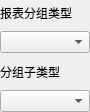
<?xml version="1.0" encoding="UTF-8"?>
<ui version="4.0">
 <class>w_rpt_report_frame_dishsale</class>
 <widget class="QWidget" name="w_rpt_report_frame_dishsale">
  <property name="geometry">
   <rect>
    <x>0</x>
    <y>0</y>
    <width>90</width>
    <height>112</height>
   </rect>
  </property>
  <property name="windowTitle">
   <string>Form</string>
  </property>
  <layout class="QGridLayout" name="gridLayout">
   <property name="leftMargin">
    <number>0</number>
   </property>
   <property name="topMargin">
    <number>0</number>
   </property>
   <property name="rightMargin">
    <number>0</number>
   </property>
   <property name="bottomMargin">
    <number>0</number>
   </property>
   <item row="2" column="0">
    <widget class="QLabel" name="label_group_2">
     <property name="text">
      <string>分组子类型</string>
     </property>
    </widget>
   </item>
   <item row="1" column="0" colspan="2">
    <widget class="lds_ComboBox" name="comboBox_group"/>
   </item>
   <item row="0" column="0" colspan="2">
    <widget class="QLabel" name="label_group">
     <property name="text">
      <string>报表分组类型</string>
     </property>
    </widget>
   </item>
   <item row="3" column="0" colspan="2">
    <widget class="lds_ComboBox" name="comboBox_group_2"/>
   </item>
  </layout>
 </widget>
 <customwidgets>
  <customwidget>
   <class>lds_ComboBox</class>
   <extends>QComboBox</extends>
   <header>lds_combobox.h</header>
  </customwidget>
 </customwidgets>
 <resources/>
 <connections/>
</ui>
